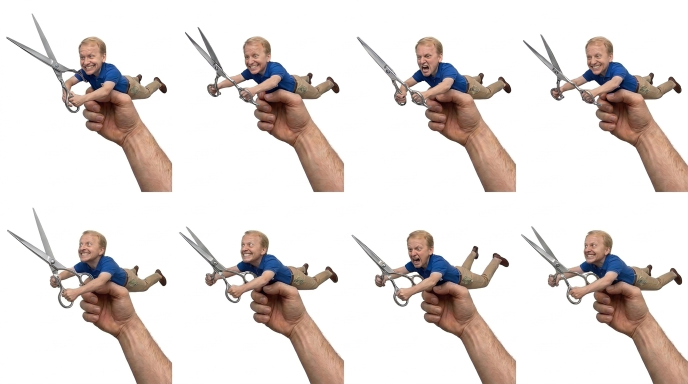
#> input picture source/mm_tools/kyle_scissors/assets/kyle_sheet_bird_lock_1795077601790.jpg, 1376 x 768 px, given in place of f_051.png, which was not available (shown at 1/2 size); the run also reads 1 picture not shown here
$ python build_torpedo_md3.py
#> lines starting #> are read from the running program, lines starting #| are printed output that depends on the picture; after the words box and inside, x2 and y2 are one past the last pixel; in counts of white or black regions, pixels touching at a corner belong together
### source/mm_tools/md3lib.py
"""Tiny MD3 reader / writer shared by the fun-gun build scripts (pure Python).

read(path)  -> dict(name, frames=[(mins, maxs, radius, name)], surfaces=[dict(name, shader, tris, st, frames=[(verts, norms)])])
write(path, model)  writes the same structure back out (frame bounds are recomputed).
"""
import math
import struct


def _name(b):
    return b.split(b"\0", 1)[0].decode("ascii", "replace")


# [4 lines left out: function dec_normal, not called in this run]


def enc_normal(n):
    x, y, z = n
    l = math.sqrt(x * x + y * y + z * z) or 1.0
    x, y, z = x / l, y / l, z / l
    lng = int(round(math.acos(max(-1.0, min(1.0, z))) * 255 / (2 * math.pi))) & 255
    lat = int(round(math.atan2(y, x) * 255 / (2 * math.pi))) & 255
    return (lng << 8) | lat


# [29 lines left out: function read, not called in this run]


def _n64(s):
    return s.encode("ascii")[:63].ljust(64, b"\0")


def _i16(v):
    return max(-32768, min(32767, int(round(v * 64))))


def write(path, model):
    nf = len(model["surfaces"][0]["frames"])
    fmin = [[1e9] * 3 for _ in range(nf)]
    fmax = [[-1e9] * 3 for _ in range(nf)]
    blobs = []
    for s in model["surfaces"]:
        nv, nt = len(s["st"]), len(s["tris"])
        tri_b = b"".join(struct.pack("<3i", *t) for t in s["tris"])
        sh_b = _n64(s["shader"]) + struct.pack("<i", 0)
        st_b = b"".join(struct.pack("<2f", *t) for t in s["st"])
        xyz = []
        for fi, (vv, nn) in enumerate(s["frames"]):
            assert len(vv) == nv
            for p, n in zip(vv, nn):
                for k in range(3):
                    fmin[fi][k] = min(fmin[fi][k], p[k])
                    fmax[fi][k] = max(fmax[fi][k], p[k])
                xyz.append(struct.pack("<3hH", _i16(p[0]), _i16(p[1]), _i16(p[2]), enc_normal(n)))
        xyz_b = b"".join(xyz)
        o_tri = 108
        o_sh = o_tri + len(tri_b)
        o_st = o_sh + len(sh_b)
        o_xyz = o_st + len(st_b)
        o_end = o_xyz + len(xyz_b)
        blobs.append(b"IDP3" + _n64(s["name"]) + struct.pack("<10i", 0, nf, 1, nv, nt, o_tri, o_sh, o_st, o_xyz, o_end)
                     + tri_b + sh_b + st_b + xyz_b)
    fnames = model.get("frame_names")
    fr_b = b""
    for fi in range(nf):
        mn, mx = fmin[fi], fmax[fi]
        rad = max(math.sqrt(a * a + b * b + c * c) for a in (mn[0], mx[0]) for b in (mn[1], mx[1]) for c in (mn[2], mx[2]))
        fn = fnames[fi] if (fnames and fi < len(fnames)) else ("f%d" % fi)
        fr_b += struct.pack("<10f", *mn, *mx, 0.0, 0.0, 0.0, rad) + (fn.encode("ascii")[:15].ljust(16, b"\0"))
    hdr = b"IDP3" + struct.pack("<i", 15) + _n64(model["name"]) + struct.pack(
        "<9i", 0, nf, 0, len(blobs), 0, 108, 108 + len(fr_b), 108 + len(fr_b), 108 + len(fr_b) + sum(len(b) for b in blobs))
    open(path, "wb").write(hdr + fr_b + b"".join(blobs))

### source/mm_tools/kyle_scissors/build_scissors_md3.py
"""Build the 3D bouncing chrome barber scissors model (progs/kyle_scissors.md3),
its brushed-chrome metallic texture (progs/kyle_scissors.png), and 3 realistic
metallic scissor-clang bounce WAVs (scissor_clang1..3.wav) for Kyle's death explosion!

Run:
    python -I source/mm_tools/kyle_scissors/build_scissors_md3.py
"""

import math
import os
import sys
import wave
from pathlib import Path
from typing import List, Tuple

import numpy as np
from PIL import Image, ImageDraw

HERE = Path(__file__).resolve().parent
TOOLS_DIR = HERE.parent
sys.path.insert(0, str(TOOLS_DIR))
import md3lib

ARTIFACT_ROOT = Path(__file__).resolve().parent / "assets"
OUT_MODEL_DIR = ARTIFACT_ROOT / "models"
OUT_SFX_DIR = ARTIFACT_ROOT / "sfx"


def add_extruded_poly(verts, tris, st, pts_2d: List[Tuple[float, float]],
                      z0: float, z1: float, uv_box: Tuple[float, float, float, float]):
    """Extrude a 2D closed polygon (CCW) along Z from z0 to z1 with clean side walls & caps."""
    n = len(pts_2d)
    u0, v0, u1, v1 = uv_box
    xs = [p[0] for p in pts_2d]
    ys = [p[1] for p in pts_2d]
    minx, maxx = min(xs), max(xs)
    miny, maxy = min(ys), max(ys)
    dx = max(1e-4, maxx - minx)
    dy = max(1e-4, maxy - miny)

    # Top face (+Z)
    b_top = len(verts)
    cx = sum(xs) / n
    cy = sum(ys) / n
    verts.append((cx, cy, z1))
    st.append((u0 + 0.5 * (u1 - u0), v0 + 0.5 * (v1 - v0)))
    for x, y in pts_2d:
        verts.append((x, y, z1))
        st.append((u0 + ((x - minx) / dx) * (u1 - u0), v0 + ((y - miny) / dy) * (v1 - v0)))
    for i in range(n):
        j = (i + 1) % n
        tris.append((b_top, b_top + 1 + i, b_top + 1 + j))

    # Bottom face (-Z)
    b_bot = len(verts)
    verts.append((cx, cy, z0))
    st.append((u0 + 0.5 * (u1 - u0), v0 + 0.5 * (v1 - v0)))
    for x, y in pts_2d:
        verts.append((x, y, z0))
        st.append((u0 + ((x - minx) / dx) * (u1 - u0), v0 + ((y - miny) / dy) * (v1 - v0)))
    for i in range(n):
        j = (i + 1) % n
        tris.append((b_bot, b_bot + 1 + j, b_bot + 1 + i))

    # Side walls
    for i in range(n):
        j = (i + 1) % n
        x0, y0 = pts_2d[i]
        x1, y1 = pts_2d[j]
        bi = len(verts)
        verts.extend([
            (x0, y0, z0),
            (x1, y1, z0),
            (x1, y1, z1),
            (x0, y0, z1),
        ])
        st.extend([(u0, v0), (u1, v0), (u1, v1), (u0, v1)])
        tris.extend([(bi, bi + 1, bi + 2), (bi, bi + 2, bi + 3)])


def add_torus_ring(verts, tris, st, cx: float, cy: float, cz: float,
                   R_major: float, R_minor: float, n_seg: int = 16, n_tube: int = 8,
                   uv_box=(0.05, 0.55, 0.45, 0.95)):
    """Build a smooth 3D finger ring (torus in XY plane centered at cx, cy, cz)."""
    u0, v0, u1, v1 = uv_box
    base = len(verts)
    for i in range(n_seg):
        a = 2.0 * math.pi * i / n_seg
        ca, sa = math.cos(a), math.sin(a)
        for j in range(n_tube):
            b = 2.0 * math.pi * j / n_tube
            cb, sb = math.cos(b), math.sin(b)
            r = R_major + R_minor * cb
            x = cx + r * ca
            y = cy + r * sa
            z = cz + R_minor * sb
            verts.append((x, y, z))
            st.append((u0 + (i / n_seg) * (u1 - u0), v0 + (j / n_tube) * (v1 - v0)))
    for i in range(n_seg):
        ni = (i + 1) % n_seg
        for j in range(n_tube):
            nj = (j + 1) % n_tube
            v00 = base + i * n_tube + j
            v10 = base + ni * n_tube + j
            v11 = base + ni * n_tube + nj
            v01 = base + i * n_tube + nj
            tris.append((v00, v10, v11))
            tris.append((v00, v11, v01))


def add_cylinder_z(verts, tris, st, cx: float, cy: float, z0: float, z1: float,
                   radius: float, n_seg: int = 12, uv_box=(0.55, 0.55, 0.95, 0.95)):
    pts = [
        (cx + radius * math.cos(2.0 * math.pi * i / n_seg),
         cy + radius * math.sin(2.0 * math.pi * i / n_seg))
        for i in range(n_seg)
    ]
    add_extruded_poly(verts, tris, st, pts, z0, z1, uv_box)


def build_one_half(verts, tris, st, angle_deg: float, z_off: float, flip_y: float):
    """Build one complete chrome barber scissor half (beveled blade + sculpted shank + 3D finger ring + tang)."""
    rad = math.radians(angle_deg)
    ca, sa = math.cos(rad), math.sin(rad)

    def xform(x, y):
        y = y * flip_y
        return (x * ca - y * sa, x * sa + y * ca)

    # 1. Sleek tapered stainless steel blade (pivot at x=0 -> tip at x=+16)
    blade_local = [
        (-1.4, -0.95),
        (16.2, -0.18),
        (17.4, 0.15),
        (14.5, 1.35),
        (6.5, 1.75),
        (-1.4, 1.35),
    ]
    blade_pts = [xform(x, y) for x, y in blade_local]
    if flip_y < 0:
        blade_pts = list(reversed(blade_pts))
    add_extruded_poly(verts, tris, st, blade_pts, z_off - 0.32, z_off + 0.32, (0.04, 0.04, 0.96, 0.44))

    # 2. Ergonomic chrome shank connecting pivot (x=-1) to ring (x=-10)
    shank_local = [
        (-1.0, -0.75),
        (-1.0, 0.95),
        (-6.2, 1.85),
        (-10.2, 2.25),
        (-10.6, 1.15),
        (-6.0, 0.55),
    ]
    shank_pts = [xform(x, y) for x, y in shank_local]
    if flip_y < 0:
        shank_pts = list(reversed(shank_pts))
    add_extruded_poly(verts, tris, st, shank_pts, z_off - 0.42, z_off + 0.42, (0.06, 0.52, 0.48, 0.94))

    # 3. 3D Finger Ring (torus)
    rcx, rcy = xform(-12.6, 2.55)
    add_torus_ring(verts, tris, st, rcx, rcy, z_off, R_major=2.75, R_minor=0.58, n_seg=18, n_tube=8,
                   uv_box=(0.06, 0.52, 0.48, 0.94))

    # 4. Barber pinky tang on one half
    if flip_y > 0:
        tang_local = [
            (-14.6, 3.8),
            (-17.8, 5.2),
            (-18.6, 4.6),
            (-15.6, 2.9),
        ]
        tang_pts = [xform(x, y) for x, y in tang_local]
        add_extruded_poly(verts, tris, st, tang_pts, z_off - 0.35, z_off + 0.35, (0.06, 0.52, 0.48, 0.94))


def compute_vertex_normals(verts, tris):
    acc = np.zeros((len(verts), 3), dtype=np.float64)
    v_arr = np.asarray(verts, dtype=np.float64)
    for i0, i1, i2 in tris:
        e1 = v_arr[i1] - v_arr[i0]
        e2 = v_arr[i2] - v_arr[i0]
        n = np.cross(e1, e2)
        acc[i0] += n
        acc[i1] += n
        acc[i2] += n
    lens = np.linalg.norm(acc, axis=1, keepdims=True)
    acc = np.where(lens > 1e-8, acc / np.maximum(lens, 1e-8), np.array([[0.0, 0.0, 1.0]]))
    return [tuple(row) for row in acc]


# [132 lines left out: functions build_scissors_texture, build_scissors_md3, synth_clang_wav, main, not called in this run]


# [2 lines that do not run on import are left out]

### source/mm_tools/kyle_scissors/build_torpedo_md3.py
"""Build the 3D Spinning Horizontal Superman-Torpedo Kyle model (progs/kyle_torpedo.md3)
+ real studio Superman-flying textures (progs/kyle_torp_belly.png, kyle_torp_back.png,
kyle_torp_side.png) + animated 3D giant chrome barber scissors snapping straight out in front!

Sources (100% genuine horizontal Superman-flying Kyle — ZERO rotated standing poses!):
  - Side profile (kyle_torp_side.png): Real Grok studio Superman-flying Kyle (f_051.png,
    horizontal stomach-down, arched chest, head lifted smiling straight ahead, arms outstretched,
    legs stretched straight back!)
  - Top-down back (kyle_torp_back.png): Real Grok studio top-down horizontal Superman Kyle
    (f_164.png, straight above his back & outstretched arms!)
  - Bottom-up belly (kyle_torp_belly.png): Brand-new studio Superman belly-underneath photo
    (or Grok 3/4 front-stomach Superman f_015.png before belly sheet is generated).
  - Nose (+X): REAL 3D giant chrome barber scissors snapping vigorously 32 deg <-> 3 deg
    across 8 frames right out in front of Kyle's outstretched fists!

In-game (kyle.qc KY_MODE_HOMING):
  - Launches when locked onto a Winged John Bird (or sky vehicle within hairspray range <= 780u).
  - Cruises at bird_speed + 85 u/s (just slightly faster than the bird!).
  - Slowly spins flat in a 360-degree circle (~205 deg/s, ~1.75s per full slow turn) laying on
    his stomach chopping his giant chrome scissors as he hunts down the bird!

Run:
    python -I source/mm_tools/kyle_scissors/build_torpedo_md3.py
"""

import glob
import math
import os
import sys
from pathlib import Path
from typing import List, Tuple

import cv2
import numpy as np
from PIL import Image

HERE = Path(__file__).resolve().parent
TOOLS_DIR = HERE.parent
sys.path.insert(0, str(TOOLS_DIR))
sys.path.insert(0, str(HERE))
import md3lib
import build_scissors_md3 as scis_mod

ARTIFACT_ROOT = Path(__file__).resolve().parent / "assets"
INSPO_FRAMES_DIR = ARTIFACT_ROOT / "inspo_frames"
OUT_MODEL_DIR = ARTIFACT_ROOT / "models"


def bleed_rgb_edges(rgba: np.ndarray, passes: int = 4) -> np.ndarray:
    out = rgba.copy()
    mask = out[..., 3] >= 24
    if not np.any(mask):
        return out
    rgb = out[..., :3].astype(np.float32)
    valid = mask.astype(np.float32)
    k = np.ones((3, 3), np.float32)
    for _ in range(passes):
        w_sum = cv2.filter2D(valid, -1, k, borderType=cv2.BORDER_REPLICATE)
        need = (valid < 0.5) & (w_sum > 0.5)
        if not np.any(need):
            break
        for c in range(3):
            c_sum = cv2.filter2D(rgb[..., c] * valid, -1, k, borderType=cv2.BORDER_REPLICATE)
            rgb[..., c][need] = c_sum[need] / w_sum[need]
        valid[need] = 1.0
    out[..., :3] = np.clip(np.round(rgb), 0, 255).astype(np.uint8)
    return out


def key_pure_white(path: Path, remove_holes: bool = True) -> np.ndarray:
    """Cleanly key pure #FFFFFF studio frames (with enclosed white-hole removal between arms
    and inside scissor handles, plus white-fringe decontamination)."""
#> called with remove_holes = True
    bgr = cv2.imread(str(path))
#> bgr is the input picture: shape (768, 1376, 3); mean B, G, R 217.4, 220.2, 227.3
    if bgr is None:
        raise FileNotFoundError(f"Could not read image: {path}")
    h, w = bgr.shape[:2]
    rgb = cv2.cvtColor(bgr, cv2.COLOR_BGR2RGB).astype(np.float32)
    dist = np.sqrt(np.sum((255.0 - rgb) ** 2, axis=2))

    # Border flood-fill for outer pure white background
    cand = (dist < 28.0).astype(np.uint8)
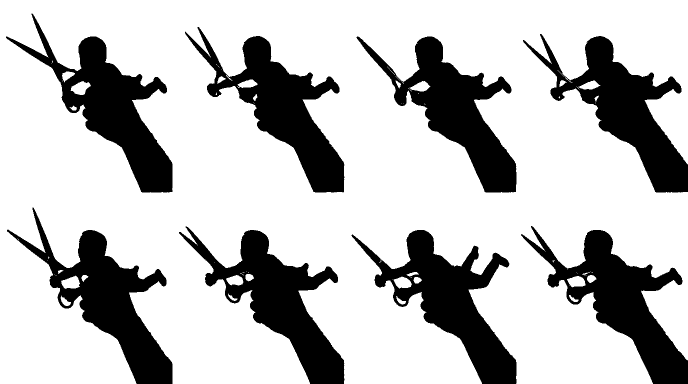
#> cand: shape (768, 1376) (shown at 1/2 size); values 0 (black) and 1 (white), 74.8% white; 8 black regions, largest, box (x1, y1, x2, y2) and area: (1042, 452, 1376, 768) 33924, (703, 460, 1033, 768) 33905, (358, 453, 689, 768) 33547
    ff = np.zeros((h + 2, w + 2), np.uint8)
    mask = cand.copy()
    for x in range(w):
        if mask[0, x] == 1:
            cv2.floodFill(mask, ff, (x, 0), 2)
        if mask[h - 1, x] == 1:
            cv2.floodFill(mask, ff, (x, h - 1), 2)
    for y in range(h):
        if mask[y, 0] == 1:
            cv2.floodFill(mask, ff, (0, y), 2)
        if mask[y, w - 1] == 1:
            cv2.floodFill(mask, ff, (w - 1, y), 2)
    bg = (mask == 2)
#> bg: shape (768, 1376) bool; 74.1% white; 8 black regions, largest, box (x1, y1, x2, y2) and area: (703, 460, 1033, 768) 34933, (1042, 452, 1376, 768) 34892, (12, 27, 345, 385) 34381

    # Remove pure-white enclosed interior gaps (between outstretched arms & inside handles)
    if remove_holes:
        pure_w = (dist < 14.0) & (~bg)
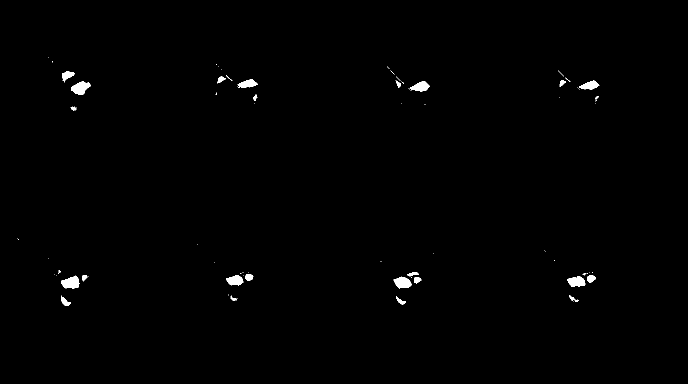
#> pure_w: shape (768, 1376) bool (shown at 1/2 size); 0.6% white; 80 white regions (55 under 20 px), largest, box (x1, y1, x2, y2) and area: (142, 162, 182, 190) 661, (123, 551, 160, 577) 661, (787, 553, 823, 577) 579
        num_l, labels, stats, _ = cv2.connectedComponentsWithStats(pure_w.astype(np.uint8))
#> labels: shape (768, 1376) int32; 81 distinct labels, from 0 to 80
#> num_l = 81; stats = 81 rows, first 6: [0, 0, 1376, 768, 1050423], [96, 114, 1, 1, 1], [104, 122, 2, 3, 3], [432, 128, 2, 2, 2], [437, 133, 1, 1, 1], [774, 133, 5, 5, 5]
        for i in range(1, num_l):
            if stats[i, cv2.CC_STAT_AREA] >= 25:
                bg |= (labels == i)
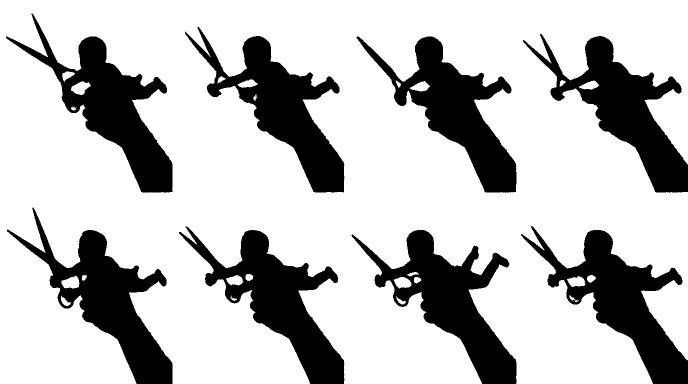
#> bg: shape (768, 1376) bool (shown at 1/2 size); 74.7% white; 12 black regions (4 under 20 px), largest, box (x1, y1, x2, y2) and area: (1042, 452, 1376, 768) 34065, (703, 460, 1033, 768) 33981, (358, 453, 689, 768) 33649

    bg_dil = cv2.dilate(bg.astype(np.uint8), np.ones((5, 5), np.uint8)) > 0
#> bg_dil: shape (768, 1376) bool; 78% white; 33 black regions (25 under 20 px), largest, box (x1, y1, x2, y2) and area: (1054, 462, 1376, 768) 29738, (712, 462, 1031, 768) 29473, (369, 462, 686, 768) 29378
    alpha = np.where(bg, 0.0, 255.0).astype(np.float32)
    fringe = bg_dil & (~bg)
#> fringe: shape (768, 1376) bool; 3.3% white in thin lines or dots
    ramp = np.clip((dist - 10.0) / 34.0, 0.0, 1.0) * 255.0
    alpha[fringe] = np.minimum(alpha[fringe], ramp[fringe])
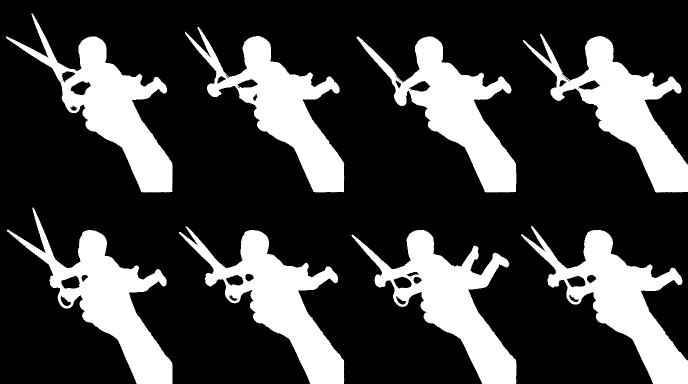
#> alpha: shape (768, 1376) float32 (shown at 1/2 size); min 0, max 255, mean 64.3

    a_norm = alpha / 255.0
    out_rgb = rgb.copy()
    semi = (a_norm > 0.05) & (a_norm < 0.98)
#> semi: shape (768, 1376) bool; 0.24% white in thin lines or dots
    for c in range(3):
        out_rgb[..., c][semi] = np.clip(
            (rgb[..., c][semi] - 255.0 * (1.0 - a_norm[semi])) / np.maximum(a_norm[semi], 0.12),
            0.0, 255.0,
        )
    rgba = np.dstack([np.round(out_rgb).astype(np.uint8), np.round(alpha).astype(np.uint8)])
    ys, xs = np.nonzero(rgba[..., 3] > 20)
    return rgba[ys.min():ys.max() + 1, xs.min():xs.max() + 1]


def trim_right_blades(rgba: np.ndarray, keep_right_frac: float) -> np.ndarray:
    """Keep Kyle's entire Superman body, lifted head, outstretched arms & clean fists right up to
    his knuckles (before any clipped chrome scissor rings!), with clean anti-halo edge erosion so
    the REAL 3D chrome snapping scissors mount seamlessly right into his intact fists!"""
#> called with keep_right_frac = 0.72
    arr = rgba.copy()
    h, w = arr.shape[:2]
    cut_x = int(round(w * keep_right_frac))
    fade_w = max(3, int(round(w * 0.010)))
    arr[:, cut_x:, 3] = 0
#> arr: shape (741, 1364, 4); mean of channels 0, 1, 2, 3 226.1, 218.6, 215.6, 50.3
    for c in range(max(0, cut_x - fade_w), cut_x):
        t = (cut_x - c) / float(fade_w)
        arr[:, c, 3] = np.round(arr[:, c, 3].astype(np.float32) * t).astype(np.uint8)
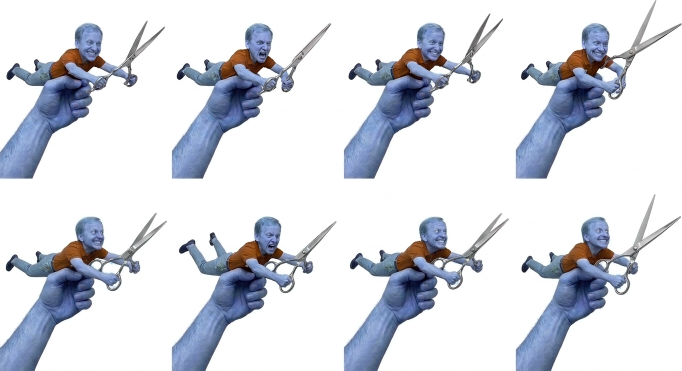
#> arr: shape (741, 1364, 4) (shown at 1/2 size); mean of channels 0, 1, 2, 3 226.1, 218.6, 215.6, 50.2; drawn as B, G, R
    # Clean any subtle grey-white halo fringe near the right knuckles (low-sat bright edge pixels)
    a = arr[..., 3]
    eroded = cv2.erode((a >= 180).astype(np.uint8), np.ones((3, 3), np.uint8)) > 0
#> eroded: shape (741, 1364) bool; 18.4% white; 7 white regions (1 under 20 px), largest, box (x1, y1, x2, y2) and area: (0, 427, 332, 741) 31697, (344, 434, 665, 741) 31481, (0, 43, 328, 357) 30911, (689, 434, 972, 741) 30755, (689, 40, 972, 357) 30562, (344, 47, 661, 357) 30239
    edge = (a > 0) & (~eroded)
#> edge: shape (741, 1364) bool; 1.4% white in thin lines or dots, all inside (x1, y1, x2, y2) = (0, 27, 982, 741)
    rgb = arr[..., :3].astype(np.float32)
#> rgb: shape (741, 1364, 3) float32
    hi = rgb.max(axis=2)
    lo = rgb.min(axis=2)
    sat = (hi - lo) / np.maximum(hi, 1.0)
    fuzz = edge & (lo > 175.0) & (sat < 0.14)
    arr[..., 3][fuzz] = 0
#> arr: shape (741, 1364, 4); 0.52% of pixels changed, all inside (x1, y1, x2, y2) = (0, 27, 982, 741)
    ys, xs = np.nonzero(arr[..., 3] > 20)
    return arr[ys.min():ys.max() + 1, xs.min():xs.max() + 1]
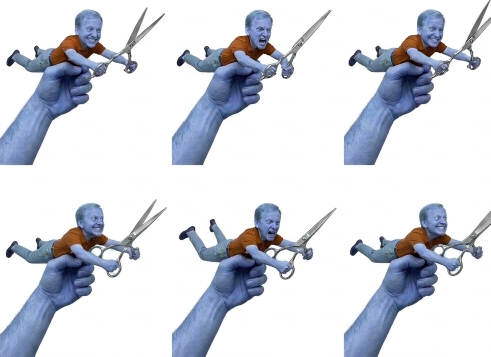
#> returned value: shape (714, 981, 4) (shown at 1/2 size); mean of channels 0, 1, 2, 3 223.7, 215.5, 212.3, 70.7; drawn as B, G, R


def register_horizontal_knots(rgba: np.ndarray, src_knots: List[float], dst_knots: List[float]) -> np.ndarray:
    """Piecewise-linear horizontal registration so loafers, belt, shoulders, head & fists share
    EXACT matching 3D X-coordinates across Side, Top-Down Back, and Bottom-Up Belly planes!"""
    h, w = rgba.shape[:2]
    u_dst = np.linspace(0.0, 1.0, w, dtype=np.float32)
    u_src = np.interp(u_dst, np.array(dst_knots, dtype=np.float32), np.array(src_knots, dtype=np.float32))
#> u_src = 981 values from 0 to 1
    map_x = np.tile((u_src * (w - 1)).astype(np.float32)[None, :], (h, 1))
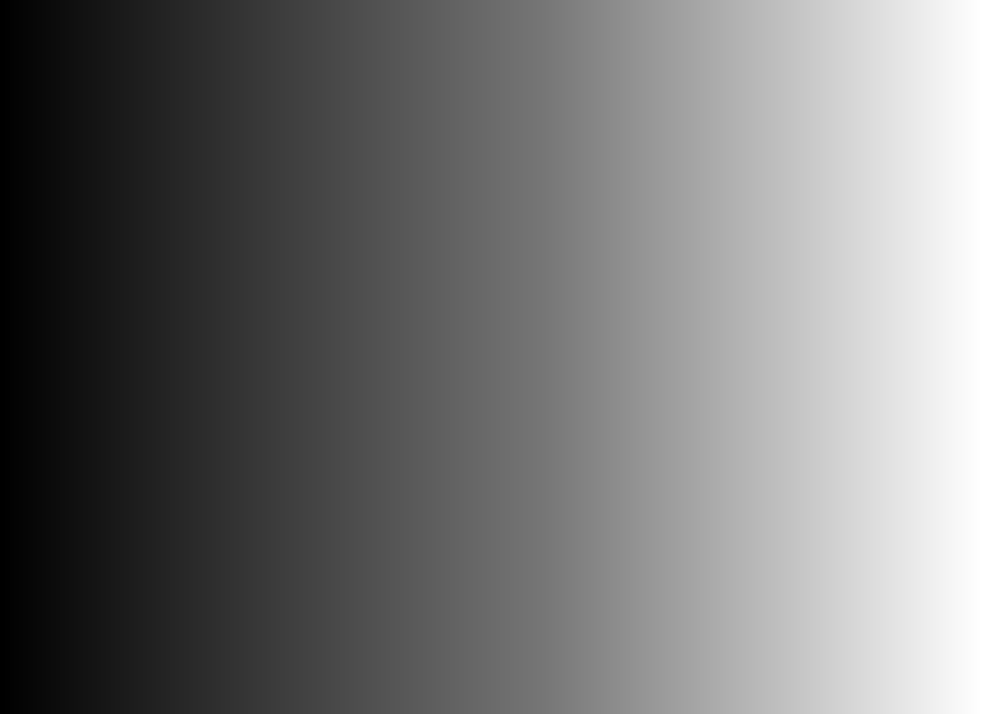
#> map_x: shape (714, 981) float32; min 0, max 980, mean 445.4; drawn with min black and max white
    map_y = np.tile(np.arange(h, dtype=np.float32)[:, None], (1, w))
    # Premultiplied remap to prevent dark/white edge ringing
    pm = rgba.astype(np.float32)
    pm[..., :3] *= (pm[..., 3:4] / 255.0)
#> (the rest of the program and of its run is left out)
